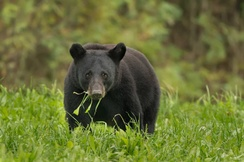
#> input picture HUPV/supplementary/bear.jpg, 244 x 162 px, shrunk from 750 x 500 before the run, found by its file name
$ jupyter execute --allow-errors PSO_cv10_en_solution.ipynb   (shell and % lines are left out)
#> lines starting #> are read from the running program, lines starting #| are printed output that depends on the picture; after the words box and inside, x2 and y2 are one past the last pixel; in counts of white or black regions, pixels touching at a corner belong together
<a href="https://colab.research.google.com/github/kocurvik/edu/blob/master/PSO/notebooks/solutions/PSO_cv10_en_solution.ipynb" target="_parent"></a>

# Lab 10 - Segmentation

In this lab we will attempt to separate objects or different parts of images (ground, sky, wall etc.) using per-pixel labels.

## K-means clustering

To cluster the images we will try to use k-means clustering. The algorithm separates $N$ datapoints into $k$ clusters.

The clustering algorithm works by iteratively moving k centers in two steps:

* Every data point is assigned to the center closest to it.
* The centers are moved to a position defined as the center of all of the data points assigned to it in the previous step.

These two steps repeat until the centers do not change between iterations. The algorithm is initialized with the k centers determined randomly. It is also possible that in step 1 there will be a center which will not be assigned any data points. In that case the new center position will be determined randomly (same as during initialization).

We can also run this multiple times with different intialization and pick one based on some criterium (compactness, repeatability etc.)

Visualization:

Images by Weston.pace licensed by [GNU Free Documentation License](https://en.wikipedia.org/wiki/GNU_Free_Documentation_License)

Each cluster then represents a different part of the image. To perform clustering the distance between points is calculated using color information. Other information can also be added so that the distances reflect other properties of pixels. One such property is the position of the pixels as pixels that are close to eachother are probably from the same object.

[cell 1]
import cv2
import numpy as np
from matplotlib import pyplot as plt

[cell 2]
from google.colab import output
output.enable_custom_widget_manager()

### Exercise 1 - k-means clustering segmentation

Implement the function `segment_k_means`. On input it will accept an image, the parameter $k$ and as a keyword argument `conversion` it will accept enum for the `cv2.cvtColor` conversion function. When the argument `position_w` greater than zero it will also add the positions of pixels to the color vector for each pixel multiplied by the value `position_w`.

 The function will output an array with the same height and width as the image containing the output with individual pixels assigned labels from $0$ to $k - 1$.

 To test the code you can use the code block below which will also display the segmentation masks.

For k-means you can use `cv2.kmeans` as shown in [the documentation](https://docs.opencv.org/4.x/d1/d5c/tutorial_py_kmeans_opencv.html). For adding the positional information you can use `np.mgrid`.

[cell 3]
def segment_k_means(img, k, conversion=None, position_w=0):
    h, w, _ = img.shape

    if conversion is not None:
        img = cv2.cvtColor(img, conversion).astype(np.float32)
    else:
        img = img.astype(np.float32)


    pixels = img.reshape((h * w, -1))


    if position_w > 0:
        x, y = np.meshgrid(range(w), range(h))
        x = x.reshape(h * w)
        y = y.reshape(h * w)
        positions = np.column_stack([x, y]).astype(np.float32)
        pixels = np.column_stack((pixels, position_w * positions))

    criteria = (cv2.TERM_CRITERIA_EPS + cv2.TERM_CRITERIA_MAX_ITER, 100, 0.2)
    _, labels, centers = cv2.kmeans(pixels, k, None, criteria, 3, cv2.KMEANS_RANDOM_CENTERS)

    # Reshape the labels to match the original image shape
    segmentation = labels.reshape((h, w))

    return segmentation

The following blocks will test your implementation using test images.

The image of a magpie was captured by Steve Hillebrand, the image of a bear was captured by Clint Turnage. All images were released into public domain by USFWS.

[cell 4]
def label_overlay(img, labels):
  k = np.max(labels) + 1
  cmap = plt.get_cmap('tab10')  # You can choose a different colormap if needed

  # Create an overlay based on the labels
  overlay = np.zeros_like(img)

  for label in range(k):
      color = np.array(cmap(label)[:3]) * 255  # Map label to RGB values
      overlay[labels == label] = color

  # Combine the image and overlay
  # output = cv2.addWeighted(img, 1.0, overlay, 0.5, 0)
  # return output

  return overlay

[cell 5]
img = cv2.imread('bear.jpg')
#> img is the input picture: shape (162, 244, 3); mean B, G, R 56, 114.2, 106.7

plt.imshow(img[:, :, ::-1])
plt.title("Original image")
plt.axis("off")
plt.show()

plt.imshow(label_overlay(img, segment_k_means(img, 2))[:, :, ::-1])
#> in segment_k_means, `_, labels, centers = cv2.kmeans(pixels, k, None, criteria, 3, cv2.KMEA..`: centers = [[62.29, 135.3, 124.7], [40.65, 62.82, 62.84]]
#> in segment_k_means, `segmentation = labels.reshape((h, w))`:
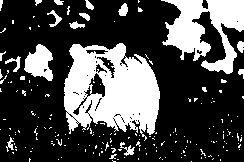
#> segmentation: shape (162, 244) int32; values 0 (black) and 1 (white), 29.1% white; 189 white regions (171 under 20 px), largest, box (x1, y1, x2, y2) and area: (64, 43, 160, 141) 6181, (161, 0, 244, 74) 3203, (24, 44, 53, 81) 677
#> in label_overlay, `k = np.max(labels) + 1`: k = 2
plt.title("RGB, k = 2")
plt.axis("off")
plt.show()

plt.imshow(label_overlay(img, segment_k_means(img, 3))[:, :, ::-1])
#> in segment_k_means (call 2), `segmentation = labels.reshape((h, w))`: segmentation: shape (162, 244) int32; 3 distinct labels, from 0 to 2
plt.title("RGB, k = 3")
plt.axis("off")
plt.show()

plt.imshow(label_overlay(img, segment_k_means(img, 3, position_w=0.2))[:, :, ::-1])
#> in segment_k_means (call 3), `segmentation = labels.reshape((h, w))`: segmentation: shape (162, 244) int32; 3 distinct labels, from 0 to 2
plt.title("RGB, k = 3, w_pos = 0.2")
plt.axis("off")
plt.show()

plt.imshow(label_overlay(img, segment_k_means(img, 3, cv2.COLOR_BGR2Lab, position_w=0.3))[:, :, ::-1])
#> in segment_k_means (call 4), `segmentation = labels.reshape((h, w))`: segmentation: shape (162, 244) int32; 3 distinct labels, from 0 to 2
plt.title("Lab, k = 3, w_pos = 0.3")
plt.axis("off")
plt.show()


img = cv2.imread('car.jpg')
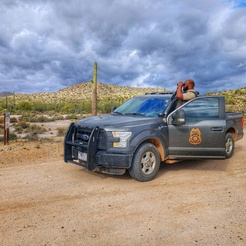
#> input picture HUPV/supplementary/car.jpg, 246 x 246 px, shrunk from 756 x 756 before the run, found by its file name
#> img is the input picture: shape (246, 246, 3); mean B, G, R 148.8, 146.9, 151.2

plt.imshow(img[:, :, ::-1])
plt.title("Original image")
plt.axis("off")
plt.show()

plt.imshow(label_overlay(img, segment_k_means(img, 2))[:, :, ::-1])
#> in segment_k_means (call 5), `segmentation = labels.reshape((h, w))`: segmentation: shape (246, 246) int32; values 0 (black) and 1 (white), 23% white; 185 white regions (181 under 20 px), largest, box (x1, y1, x2, y2) and area: (0, 62, 246, 182) 13389, (199, 77, 219, 85) 58, (103, 84, 111, 90) 21, (5, 157, 14, 164) 21
plt.title("RGB, k = 2")
plt.axis("off")
plt.show()

plt.imshow(label_overlay(img, segment_k_means(img, 5))[:, :, ::-1])
#> in segment_k_means (call 6), `_, labels, centers = cv2.kmeans(pixels, k, None, criteria, 3, cv2.KMEA..`: centers = [[90.99, 109, 119.8], [186.2, 146.6, 123.5], [134.7, 164.2, 193.8], [59.65, 57.75, 57.74], [218.8, 183.1, 165.6]]
#> in segment_k_means (call 6), `segmentation = labels.reshape((h, w))`:
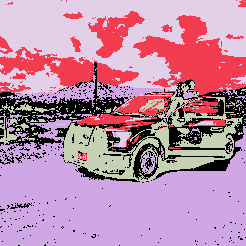
#> segmentation: shape (246, 246) int32; 5 distinct labels, from 0 to 4; one colour per label, 0 black
plt.title("RGB, k = 5")
plt.axis("off")
plt.show()

plt.imshow(label_overlay(img, segment_k_means(img, 5, position_w=0.2))[:, :, ::-1])
#> in segment_k_means (call 7), `segmentation = labels.reshape((h, w))`: segmentation: shape (246, 246) int32; 5 distinct labels, from 0 to 4
plt.title("RGB, k = 5, w_pos = 0.2")
plt.axis("off")
plt.show()

plt.imshow(label_overlay(img, segment_k_means(img, 5, cv2.COLOR_BGR2Lab, position_w=0.2))[:, :, ::-1])
#> in segment_k_means (call 8), `segmentation = labels.reshape((h, w))`: segmentation: shape (246, 246) int32; 5 distinct labels, from 0 to 4
plt.title("Lab, k = 5, w_pos = 0.2")
plt.axis("off")
plt.show()


img = cv2.imread('magpie.jpg')
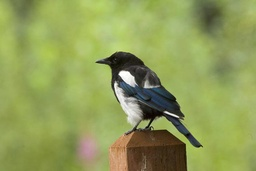
#> input picture PSO/images/magpie.jpg, 256 x 171 px, shrunk from 788 x 525 before the run, found by its file name
#> img is the input picture: shape (171, 256, 3); mean B, G, R 88.9, 157.3, 144.3

plt.imshow(img[:, :, ::-1])
plt.title("Original image")
plt.axis("off")
plt.show()

plt.imshow(label_overlay(img, segment_k_means(img, 2))[:, :, ::-1])
#> in segment_k_means (call 9), `segmentation = labels.reshape((h, w))`: segmentation: shape (171, 256) int32; values 0 (black) and 1 (white), 86.9% white; 3 black regions, box (x1, y1, x2, y2) and area: (96, 52, 203, 171) 5017, (197, 0, 223, 33) 612, (20, 0, 33, 13) 95
#> in label_overlay (call 9), `k = np.max(labels) + 1`: k = 2
#> after the loop in label_overlay (call 9), `for label in range(k):`:
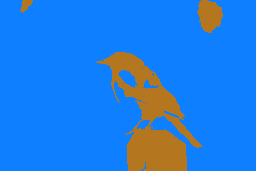
#> overlay: shape (171, 256, 3); mean of channels 0, 1, 2 225.7, 126, 35.7; drawn as B, G, R
plt.title("RGB, k = 2")
plt.axis("off")
plt.show()

plt.imshow(label_overlay(img, segment_k_means(img, 5))[:, :, ::-1])
#> in segment_k_means (call 10), `_, labels, centers = cv2.kmeans(pixels, k, None, criteria, 3, cv2.KMEA..`: centers = [[75.14, 135.2, 123.5], [89.82, 169.4, 152.8], [106.7, 185.1, 168.8], [38.58, 52.58, 59.39], [212.7, 218.3, 218]]
#> in segment_k_means (call 10), `segmentation = labels.reshape((h, w))`:
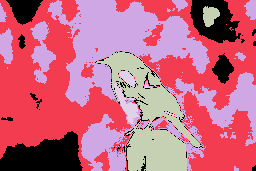
#> segmentation: shape (171, 256) int32; 5 distinct labels, from 0 to 4; one colour per label, 0 black
#> in label_overlay (call 10), `k = np.max(labels) + 1`: k = 5
#> after the loop in label_overlay (call 10), `for label in range(k):`:
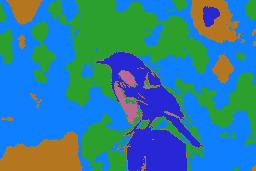
#> overlay: shape (171, 256, 3); mean of channels 0, 1, 2 156.2, 125.9, 48.5; drawn as B, G, R
plt.title("RGB, k = 5")
plt.axis("off")
plt.show()

plt.imshow(label_overlay(img, segment_k_means(img, 5, position_w=0.2))[:, :, ::-1])
#> in segment_k_means (call 11), `segmentation = labels.reshape((h, w))`: segmentation: shape (171, 256) int32; 5 distinct labels, from 0 to 4
plt.title("RGB, k = 5, w_pos = 0.2")
plt.axis("off")
plt.show()

plt.imshow(label_overlay(img, segment_k_means(img, 5, cv2.COLOR_BGR2Lab, position_w=0.2))[:, :, ::-1])
#> in segment_k_means (call 12), `img = cv2.cvtColor(img, conversion).astype(np.float32)`:
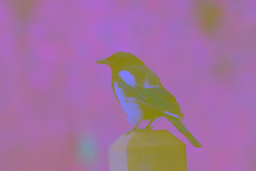
#> img: shape (171, 256, 3) float32; mean B, G, R 158.3, 112.8, 161.7
#> in segment_k_means (call 12), `_, labels, centers = cv2.kmeans(pixels, k, None, criteria, 3, cv2.KMEA..`: centers = [[55.81, 129.6, 137.6, 30.46, 23.28], [160.7, 113.5, 163.6, 10.02, 23.26], [173.8, 109.4, 166, 42.05, 17.21], [186.7, 108.3, 167.4, 18.06, 10.11], [125, 117.8, 149.3, 33.34, 9.37]]
#> in segment_k_means (call 12), `segmentation = labels.reshape((h, w))`:
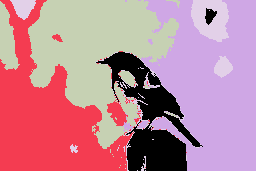
#> segmentation: shape (171, 256) int32; 5 distinct labels, from 0 to 4; one colour per label, 0 black
#> after the loop in label_overlay (call 12), `for label in range(k):`:
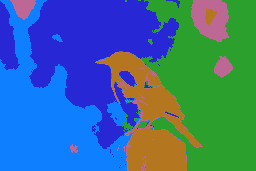
#> overlay: shape (171, 256, 3); mean of channels 0, 1, 2 148.9, 110.1, 58.3; drawn as B, G, R
plt.title("Lab, k = 5, w_pos = 0.2")
plt.axis("off")
plt.show()

### Exercise 2 - Selecting the segment

Use k-means clustering, but let the user select the region by clicking (using ipympl) on the selected segment and then display a binary mask for the selected segment.

[cell 6]

img = cv2.imread('bear.jpg')

labels = segment_k_means(img, 3, position_w=0.2)
